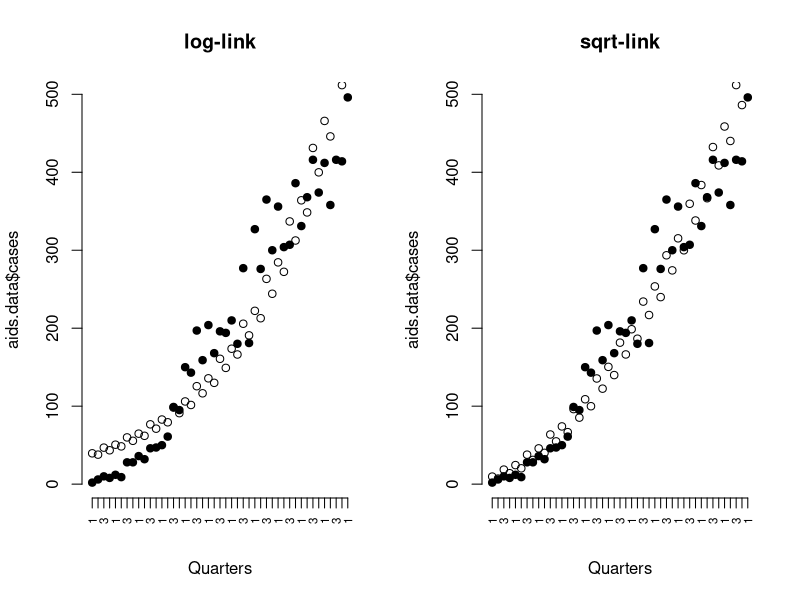
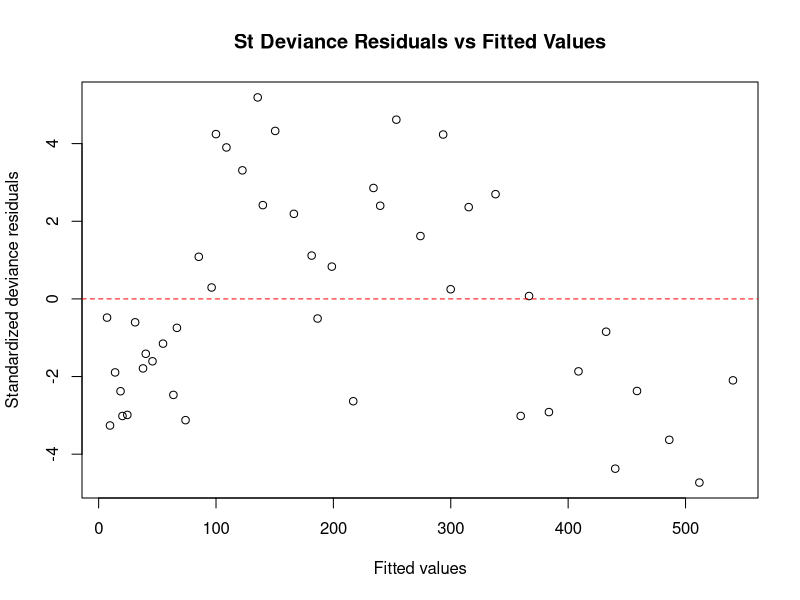
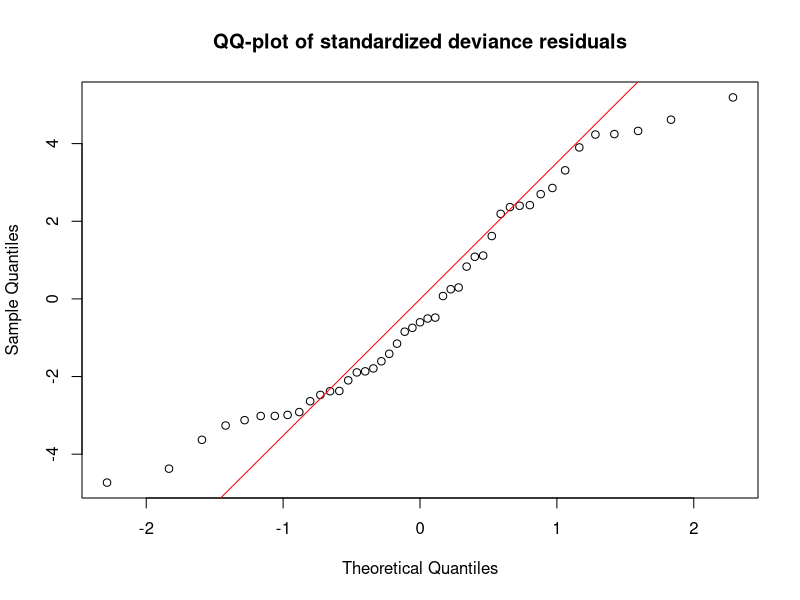
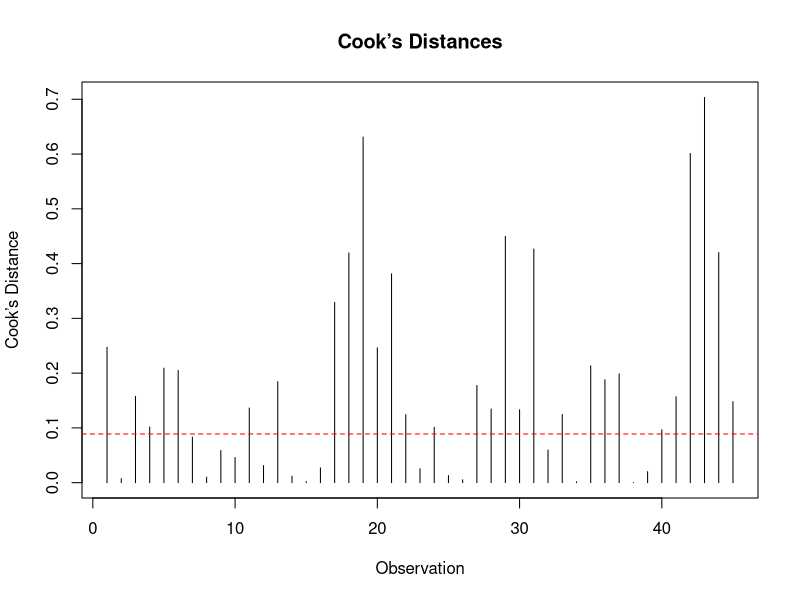
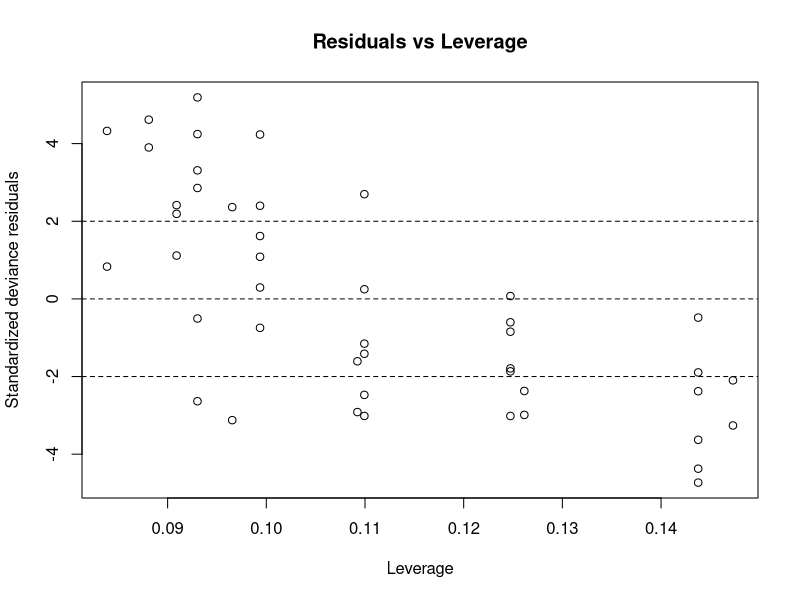

The R script that drew these images, in order:
aids.data<-read.csv("week 6/aids.csv")
aids.data$qrt<-as.factor(aids.data$qrt)
aidsLog.glm=glm(cases~qrt+date,family=poisson,data=aids.data)
summary(aidsLog.glm)
aidsSqrt.glm=glm(cases~qrt+date,family=poisson(link="sqrt"),data=aids.data)
summary(aidsSqrt.glm)
par(mfrow=c(1,2))
Time<-1:length(aids.data$cases)
plot(Time,aids.data$cases,pch=19,main="log-link",axes=F,xlab="Quarters")
axis(1,at=seq(1,45,1),labels=c(rep(c(1,2,3,4),11),1),las=2,cex.axis=0.7)
axis(2)
points(Time,aidsLog.glm$fitted)
plot(Time,aids.data$cases,pch=19,main="sqrt-link",axes=F,xlab="Quarters")
axis(1,at=seq(1,45,1),labels=c(rep(c(1,2,3,4),11),1),las=2,cex.axis=0.7)
axis(2)
points(Time,aidsSqrt.glm$fitted)
par(mfrow=c(1,1))
summary(aids.glm.sq<-glm(cases~date, family=poisson(link=sqrt), data = aids.data))
1-pchisq(336.71-293.92,3)
plot(fitted(aidsSqrt.glm),
     rstandard(aidsSqrt.glm, type = "deviance"),
     xlab = "Fitted values",
     ylab = "Standardized deviance residuals",
     main = "St Deviance Residuals vs Fitted Values")
abline(h = 0, col = "red", lty = 2)
qqnorm(rstandard(aidsSqrt.glm, type = "deviance"), main = "QQ-plot of standardized deviance residuals")
qqline(rstandard(aidsSqrt.glm, type = "deviance"), col = "red")
plot(cooks.distance(aidsSqrt.glm),
     type = "h",
     main = "Cook’s Distances",
     xlab = "Observation",
     ylab = "Cook’s Distance")
abline(h = 4/length(aidsSqrt.glm$fitted.values), col = "red", lty = 2)
plot(hatvalues(aidsSqrt.glm),
     rstandard(aidsSqrt.glm, type = "deviance"),
     xlab = "Leverage",
     ylab = "Standardized deviance residuals",
     main = "Residuals vs Leverage")
abline(h = c(-2, 0, 2), lty = 2)
abline(v =2* 5/length(aidsSqrt.glm$fitted.values), col = "red", lty = 2)
       
